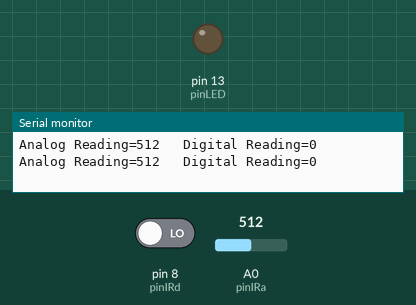
Simulated run of this sketch. Board: Arduino Uno, built with avr-gcc and run on an emulated ATmega328P. Parts: output pins drawn as LEDs (lit = HIGH), the last lines printed to the serial monitor. The test bench sets the inputs (shaded band); at power-on: A0 (pinIRa) = 512, pin 8 (pinIRd) LOW.

Above: at 1.8 s.
1.9 s: A0 (pinIRa) set to 862
3.4 s: A0 (pinIRa) set to 893
At 4.7 s:
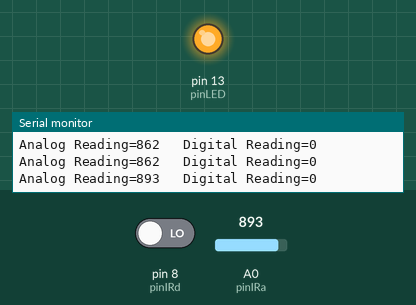
5.5 s: A0 (pinIRa) set to 870
At 6.3 s:
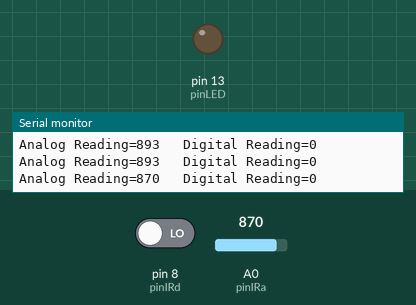
7.5 s: A0 (pinIRa) set to 890
At 9.0 s:
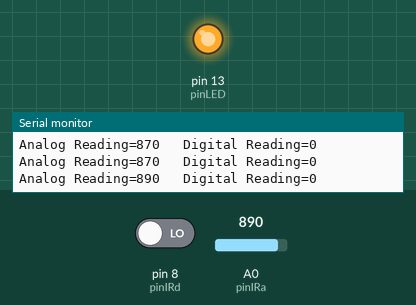
Timing chart, 0 to 10.5 s (numbered marks = the images above; inputs shaded):
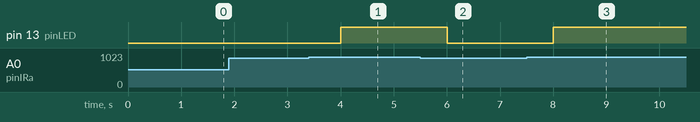

The sketch:

IR.ino
```cpp
const int pinIRd = 8;
const int pinIRa = A0;
const int pinLED = 13;

int IRvalueA;
int IRvalueD;

 void setup()
{
  Serial.begin(9600);
  pinMode(pinIRd,INPUT);
  pinMode(pinIRa,INPUT);
  pinMode(pinLED,OUTPUT);
}

void loop()
{
  IRvalueA = analogRead(pinIRa);
  IRvalueD = digitalRead(pinIRd);

  Serial.print("Analog Reading=");
  Serial.print(IRvalueA);
  Serial.print("\t Digital Reading=");
  Serial.println(IRvalueD);

  if (IRvalueA>880){
    digitalWrite(13,HIGH);
  }
  else{
    digitalWrite(13,LOW);
    }


  delay(1000);

}
```

Measured:
- the behaviour switches between 880 and 881 on A0 (pinIRa) (found by bisection; images 0 and 1)
- after the input at 3.4 s, pin 13 (pinLED): LOW → HIGH after 0.60 s
- after the input at 5.5 s, pin 13 (pinLED): HIGH → LOW after 0.50 s
- after the input at 7.5 s, pin 13 (pinLED): LOW → HIGH after 0.51 s
